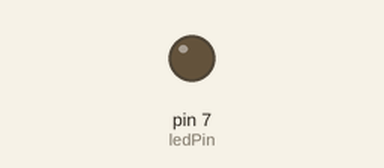
Bench run of a sketch on a simulated Arduino Uno, built with avr-gcc and run on an emulated ATmega328P. Shown: output pins drawn as LEDs (lit = HIGH).

Above: at 0.4 s.
At 4.2 s:
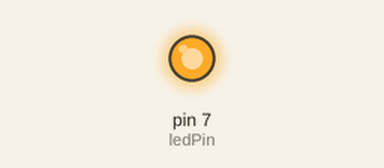
Timing chart, 0 to 5.8 s (numbered marks = the images above):
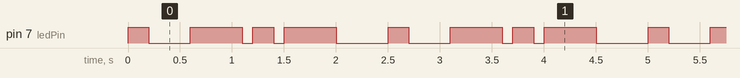

The sketch:

Array_LED_Control.ino
```cpp
const int ledPin = 7;
const int totalStates = 10; // Size of the array that will contain the number of states of led

int ledStates[totalStates] = {1,0,1,0,1,0,0,1,0}; // led state array
// int ledStates[totalStates]
int ledDuration[totalStates] = {200,400,500,100,200,50,50,500,500,}; // led duration per state


void setup() {
  // put your setup code here, to run once:
  pinMode(ledPin, OUTPUT);

}

void loop() {
  // put your main code here, to run repeatedly:
  for(int i = 0; i < totalStates; i++) {
    digitalWrite(ledPin, ledStates[i]);
    delay(ledDuration[i]);
  }
}
```

Measured:
- by itself, pin 7 (ledPin): repeats every 2.5 s: LOW 0.40 s, HIGH 0.50 s, LOW 0.10 s, HIGH 0.20 s, LOW 0.10 s, HIGH 0.50 s, LOW 0.50 s, HIGH 0.20 s
- by itself, everything shown: repeats every 2.5 s, in 8 steps
